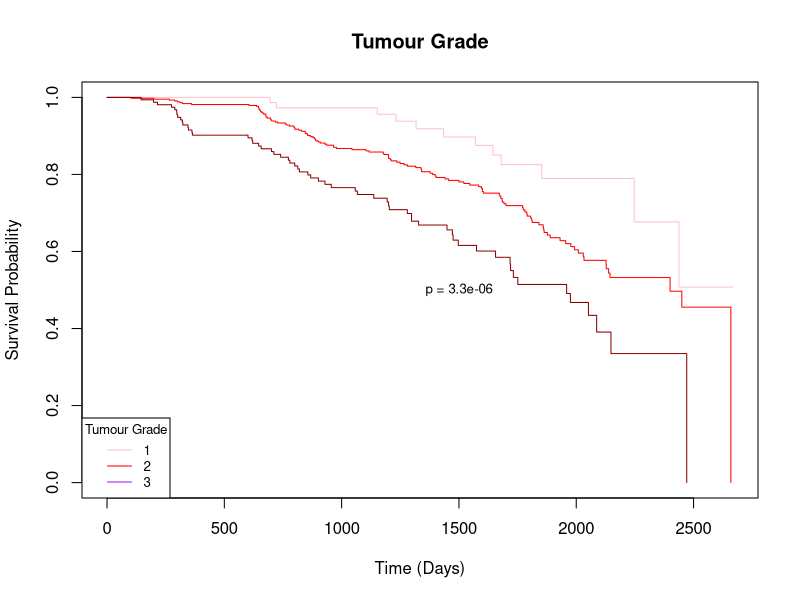
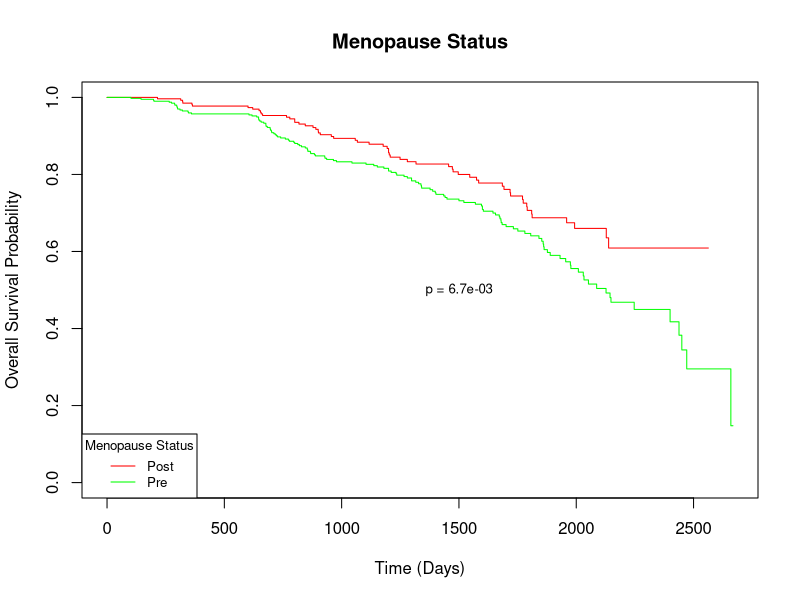
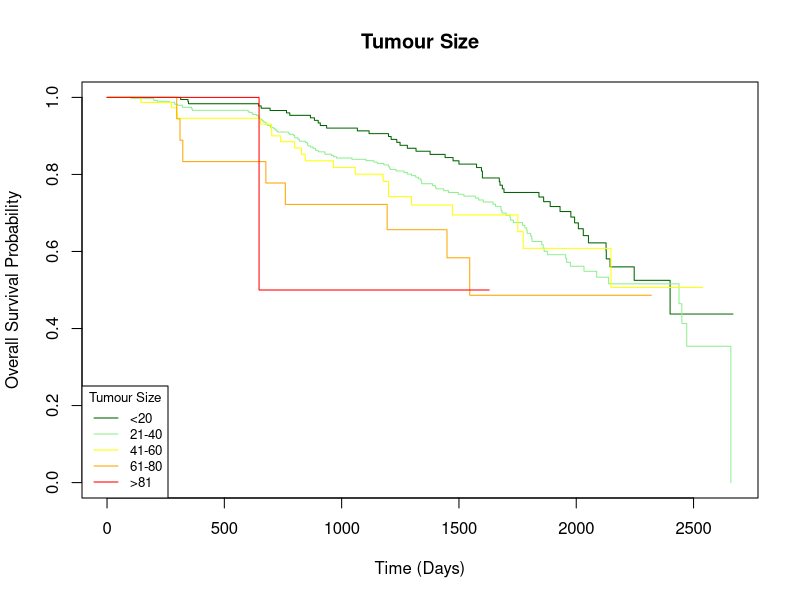

These charts were generated, in order, by the following R code: (Note: this script raises an error after producing the figures.)

# APPENDIX 


# READ IN DATASET 
  data <-read.table("assignOct3-1.txt", header=TRUE, row.names=1)
  # check read
    head(data)
  # check dimensions 
    dim(data)
  # attach
    attach(data)
  # structure check
    str(data)
    
  
# QUESTION 1

    # events
      table(data$Event)
    
    # age
      summary(data$Age)
      
    # menopause
      table(data$MenopauseStatus)
      table(data$MenopauseStatus, data$Event)
    
    # hormone therapy 
      table(data$HormoneTherapy)
      table(data$HormoneTherapy, data$Event)
    
    # tumour size 
      summary(data$TumourSize)
    
    # tumour grade
      table(data$TumourGrade)
      table(data$TumourGrade, data$Event)
      
    # Median survival
      library(survival)
      survfit(Surv(data$Survival, data$Event) ~ 1)
      summary(data$Survival)
      
# QUESTION 2
    
    # Cox proportional hazards regression analysis
      model_full <- coxph(Surv(Survival, Event) ~ Age + MenopauseStatus + 
                            HormoneTherapy + TumourSize + TumourGrade, 
                          data = data)
      model_full
    # stepwise selection
      model_final <- step(model_full)
    
    # model summaries
      summary(model_final)
    
    # AIC values check (lower is better fit)
      AIC(model_full)
      AIC(model_final)
      
    # visuals
        # km tumour grade
          library(survival)
          KM.tumourgrade <- survfit(Surv(Survival, Event) ~ TumourGrade, 
                                    data = data)
          diff.test <- survdiff(Surv(Survival, Event) ~ TumourGrade, 
                                data = data)
          p.value.TG <- format(diff.test$p, scientific = TRUE, digits = 2)
          
          plot(KM.tumourgrade, main = "Tumour Grade", xlab = "Time (Days)", 
               ylab = "Survival Probability", col = c("pink", "red", "darkred"),
               lty = 1)
          legend("bottomleft", title = "Tumour Grade", legend = c("1", "2", "3"),
                 col = c("pink", "red", "purple"), lty = 1, cex = 0.8)
          text(1500, 0.5, paste("p =", p.value.TG), cex = 0.8)
        
        # km menopause
          KM.menopause <- survfit(Surv(Survival, Event) ~ MenopauseStatus, 
                                  data = data)
          diff.test <- survdiff(Surv(Survival, Event) ~ MenopauseStatus, 
                                data = data)
          p.value.MP <- format(diff.test$p, scientific = TRUE, digits = 2)
          
          plot(KM.menopause, main = "Menopause Status", xlab = "Time (Days)",
               ylab = "Overall Survival Probability", col = c("red", "green"), 
               lty = 1)
          legend("bottomleft", title = "Menopause Status", c("Post", "Pre"), 
                 lty = 1,
                 col = c("red", "green"), cex = 0.8)
          text(1500, 0.5, paste("p =", p.value.MP), cex = 0.8)
        
        
        # km tumour size
            # break into groups
              data$TumourSizeGroup <- cut(data$TumourSize, 
                                          c(0, 20, 40, 60, 80, Inf),
                                        labels = c("<20", "21-40", "41-60",
                                                   "61-80", ">81"))
            # create curves
              my.KMest <- survfit(Surv(Survival, Event) ~ TumourSizeGroup, 
                                  data = data)
            # plot 
              plot(my.KMest, main = "Tumour Size", xlab = "Time (Days)",
                 ylab = "Overall Survival Probability", 
                 col = c("darkgreen", "lightgreen", "yellow", "orange", "red"), 
                 lty = 1)
            # add legend
              legend("bottomleft", title = "Tumour Size", 
                     c("<20", "21-40", "41-60", "61-80", ">81"), 
                   lty = 1, 
                   col = c("darkgreen", "lightgreen", "yellow", "orange", "red"),
                   cex = 0.8)
            # add p-value 
              fit <- survdiff(Surv(Survival, Event) ~ TumourSizeGroup, data = data)
              p.value <- format(round(summary(fit)$chisq["pvalue"], 4), nsmall = 4)
              legend("bottomright", paste0("p-value: ", p.value), cex = 0.8,)
        
# QUESTION 3
          
          # split data into pre-menopausal and post-menopausal groups
            pre_meno <- subset(data, data$MenopauseStatus == 1)
            post_meno <- subset(data, data$MenopauseStatus == 2) 
    
            # compare behavior of age in pre- and post-menopausal patients
              # measures of central tendency
                mean(pre_meno$Age)
                mean(post_meno$Age)
              # boxplot
                boxplot(pre_meno$Age, post_meno$Age, 
                        main = "Age Distribution by MenopauseStatus",
                        names = c("Pre-Menopausal", "Post-Menopausal"))
             
              # do older pre menopausal patients have  a lower or higher 
                #survival than younger post menopasual patients?   
                  # filter by age and menopausal status
                    oldpremenopausal <- subset(data, 
                                               MenopauseStatus == 1 & Age > 45)
                    youngpostmenopausal <- subset(data, 
                                                  MenopauseStatus == 2 & Age < 59)
                  # check normality
                    shapiro_test_oldpremenopausal <- shapiro.test(oldpremenopausal$Survival)
                    shapiro_test_youngpostmenopausal <- shapiro.test(youngpostmenopausal$Survival)
                  # print Shapiro-Wilk 
                    cat("Shapiro-Wilk test for normality of old premenopausal patients' survival data: p =", shapiro_test_oldpremenopausal$p.value, "\n")
                    cat("Shapiro-Wilk test for normality of young postmenopausal patients' survival data: p =", shapiro_test_youngpostmenopausal$p.value, "\n")
                  # compare survival 
                    premenopausal_survival <- oldpremenopausal$Survival
                    postmenopausal_survival <- youngpostmenopausal$Survival
                  # perform t-test
                    t_test_result <- t.test(premenopausal_survival, 
                                            postmenopausal_survival, 
                                            alternative = "less")
                  # print results of t-test
                    cat("t-test for difference in survival between older premenopausal and younger postmenopausal patients: p =", t_test_result$p.value, "\n")
                  
                  
          # UNIVARIATE
                
            # pre-menopausal group modeling of age and survival 
              premenopausal_model <- coxph(Surv(Survival, Event) ~ Age, 
                                           data = pre_meno)
              summary(premenopausal_model)
              
            # post-menopausal group modeling of age and survival 
              postmenopausal_model <- coxph(Surv(Survival, Event) ~ Age, 
                                            data = post_meno)
              summary(postmenopausal_model)
            
            # Wilcox
              wilcox.test(pre_meno$Age ~ pre_meno$Event) # Wilcoxon rank-sum test for age and survival
              wilcox.test(post_meno$Age ~ post_meno$Event) # Wilcoxon rank-sum test for age and survival

            # visuals 
              # KM curves curves for pre-menopausal and post-menopausal age groups
                km_pre <- survfit(Surv(Survival, Event) ~ 
                                    cut(Age, breaks=c(0, 40, 50, 60, 
                                                      max(pre_meno$Age))),
                                  data=pre_meno)
                km_post <- survfit(Surv(Survival, Event) ~ 
                                     cut(Age, breaks=c(0, 40, 50, 60, 
                                                       max(post_meno$Age))),
                                   data=post_meno)
                # plot 
                  plot(km_pre, col=c("red","blue","green","orange"), 
                       xlab="Time (days)", ylab="Survival Probability", 
                       main="Kaplan-Meier Curves by Age Group - Pre-Menopausal")
                    # legend 
                      legend("bottomleft", 
                             legend = c("<40", "41-50", "51-60", ">60"), 
                             col=c("red","blue","green","orange"), lty=1, cex=0.8)
                # plot
                  plot(km_post, col=c("red","blue","green","orange"), 
                       xlab="Time (days)", ylab="Survival Probability", 
                       main="Kaplan-Meier Curves by Age Group - Post-Menopausal")
                    # legend
                      legend("bottomleft", legend = c("<40", "41-50", "51-60", ">60"), 
                             col=c("red","blue","green","orange"), lty=1, cex=0.8)
                # plot both
                  plot(km_pre, col=c("red","blue","green","orange"), 
                       xlab="Time (days)", ylab="Survival Probability", 
                       main="Kaplan-Meier Curves by Age Group - Pre-Menopausal")
                  lines(km_post, col=c("red","blue","green","orange"), 
                        lty=2) # dashed post meno lines
                  legend("bottomleft", legend=c("<40", "41-50", "51-60", ">60"), 
                         col=c("red","blue","green","orange"), lty=1)
                      
                  
                  # log-rank test for pre-menopausal group
                  pre_meno_test <- survdiff(Surv(Survival, Event) ~ cut
                                            (Age, breaks=c(0, 40, 50, 60, 
                                                           max(pre_meno$Age))),
                                            data=pre_meno)
                  pre_meno_test
                  
                  # log-rank test for post-menopausal group
                  post_meno_test <- survdiff(Surv(Survival, Event) ~ 
                                               cut(Age, breaks=c(0, 40, 50, 60, 
                                                                 max(post_meno$Age))),
                                             data=post_meno)
                  post_meno_test
                
                
                
              
          # MULTIVARIATE              
              
              # Fit a multivariate Cox proportional hazards model
                cox_mod <- coxph(Surv(Survival, Event) ~ Age + MenopauseStatus,
                                 data = data)
                # Output the results
                  summary(cox_mod)
                
              # Interaction test of age and menopausal status on survival
                interaction_model <- coxph(Surv(Survival, Event) ~ Age*MenopauseStatus,
                                           data = data)
                summary(interaction_model) 
              
              # linear regression with interaction term
                    summary(lm(Survival ~ Age + MenopauseStatus + age.menopause + Event,
                               data = data))
                  # Fit a multivariate regression model with interaction terms
                    lin_reg_model <- lm(cbind(Survival, Event) ~ Age * MenopauseStatus,
                                        data = data)
                   # Extract the model summary
                      summary(lin_reg_model)
            
                
# QUESTION 4            
                
         # part a
                
                # load both datasets
                  data1 <- read.table("assignOct3-1.txt", header = TRUE)
                  data2 <- read.table("assignOct4.txt", header = TRUE)
                
                # join datasets by patient IDs
                  merged_data <- merge(data1, data2, by = "Ptid")
              
                # define good and poor survival groups
                  good_survival <- merged_data[merged_data$Survival > 5 * 365, ]
                  poor_survival <- merged_data[merged_data$Survival < 365, ]
                
                # define gene expression cols in data
                  gene_cols <- c("Gene1", "Gene2", "Gene3", "Gene4", "Gene5")
                
                # wilcoxon rank sum for each gene 
                for (i in gene_cols) {
                  col_index <- which(names(merged_data) == i) # find column index of  gene in  merged dataset
                  wilcox_result <- wilcox.test(good_survival[, col_index], 
                                               poor_survival[, col_index]) # perform Wilcoxon rank sum test
                  p_value_wilcox <- wilcox_result$p.value
                  
                  if (p_value_wilcox < 0.05) {
                    print(paste(i, "has a significant difference in expression levels (p =", p_value_wilcox, ")"))
                  } else {
                    print(paste(i, "does not have a significant difference in expression levels (p =", p_value_wilcox, ")"))
                  }
                }
                      # apply Bonferroni correction
                        bonferroni_threshold <- 0.05/length(gene_cols)
                      
                      # wilcoxon rank sum for each gene 
                        for (i in gene_cols) {
                          col_index <- which(names(merged_data) == i) # find column index of gene in merged dataset
                          wilcox_result <- wilcox.test(good_survival[, col_index], 
                                                       poor_survival[, col_index]) # perform Wilcoxon rank sum test
                          p_value_wilcox <- wilcox_result$p.value
                          
                          if (p_value_wilcox < bonferroni_threshold) {
                            print(paste(i, "has a significant difference in expression levels (p =", p_value_wilcox, ")"))
                          } else {
                            print(paste(i, "does not have a significant difference in expression levels (p =", p_value_wilcox, ")"))
                          }
                        }
                  
                        
                        # new column for survival group
                          merged_data$SurvivalGroup <- ifelse(merged_data$Survival > 5 * 365, "good", ifelse(merged_data$Survival < 365, "poor", NA))
                        
                        # ANOVA for each gene with post hoc Tukey HSD
                          for (i in gene_cols) {
                            col_index <- which(names(merged_data) == i) # find column index of gene in merged dataset
                            anova_result <- aov(as.formula(paste(i, " ~ SurvivalGroup")), data = merged_data) # perform ANOVA
                            p_value_anova <- summary(anova_result)[[1]][["Pr(>F)"]][1] # extract p-value from ANOVA summary
                            
                            if (p_value_anova < 0.05) {
                              print(paste(i, "has a significant difference in expression levels (p =", p_value_anova, ")"))
                              tukey_result <- TukeyHSD(anova_result) # perform Tukey test
                              print(tukey_result)
                            } else {
                              print(paste(i, "does not have a significant difference in expression levels (p =", p_value_anova, ")"))
                            }
                          }
                        
                # box plots
                  library(ggplot2)
                  for (i in gene_cols) { #loop genes
                    col_index <- which(names(merged_data) == i) # find gene cols
                    plot_data <- data.frame(   # create data frame
                      expression = c(good_survival[, col_index], 
                                     poor_survival[, col_index]),
                      survival = rep(c("Good", "Poor"), c(nrow(good_survival), 
                                                          nrow(poor_survival)))
                    )
                    boxplots <- ggplot(plot_data, aes(x = survival, 
                                                      y = expression, 
                                                      fill = survival)) + # create box plots
                      geom_boxplot() +
                      labs(x = "Survival", y = i) +  # axis labels
                      scale_fill_manual(values = c("Good" = "green", "Poor" = "red")) +    # colours
                      theme_bw()
                    print(boxplots)
                  }
                    
                  
          # part b     
                
                  # cox models        
                    # Gene1
                      cox_model_gene1 <- coxph(Surv(Survival, Event) ~ Gene1, 
                                               data=merged_data)
                      summary(cox_model_gene1)
                    # Gene2
                      cox_model_gene2 <- coxph(Surv(Survival, Event) ~ Gene2, 
                                               data=merged_data)
                      summary(cox_model_gene2)
                    # Gene3
                      cox_model_gene3 <- coxph(Surv(Survival, Event) ~ Gene3, 
                                               data=merged_data)
                      summary(cox_model_gene3)
                    # Gene4
                      cox_model_gene4 <- coxph(Surv(Survival, Event) ~ Gene4, 
                                               data=merged_data)
                      summary(cox_model_gene4)
                    # Gene5
                      cox_model_gene5 <- coxph(Surv(Survival, Event) ~ Gene5, 
                                               data=merged_data)
                      summary(cox_model_gene5)
              
                  # visuals
                    # boxplots 
                      # load  library
                        library(ggplot2)
                      # vector with gene names to plot
                        gene_names <- paste0("Gene", 1:5)
                      # loop
                      for (gene in gene_names) {
                        # df of the expression values
                        # sep by  event
                        plot_data <- data.frame(
                          expression = c(merged_data[merged_data$Event == 0, gene],
                                         merged_data[merged_data$Event == 1, gene]),
                          survival = rep(c("Alive", "Dead"), c(sum(merged_data$Event == 0),
                                                               sum(merged_data$Event == 1)))
                        )
                        # boxplot for current gene
                        boxplots <- ggplot(plot_data, aes(x = survival, y = expression, fill = survival)) +
                          geom_boxplot() +
                          labs(x = "Event (0 = Alive, 1 = Dead)", y = gene) + # label the axes
                          scale_fill_manual(values = c("Alive" = "green", "Dead" = "red")) + # set colours
                          theme_bw() # set plot theme
                        print(boxplots) # print plot
                      }
                      
                    
                 
                        
                   
                    
                        